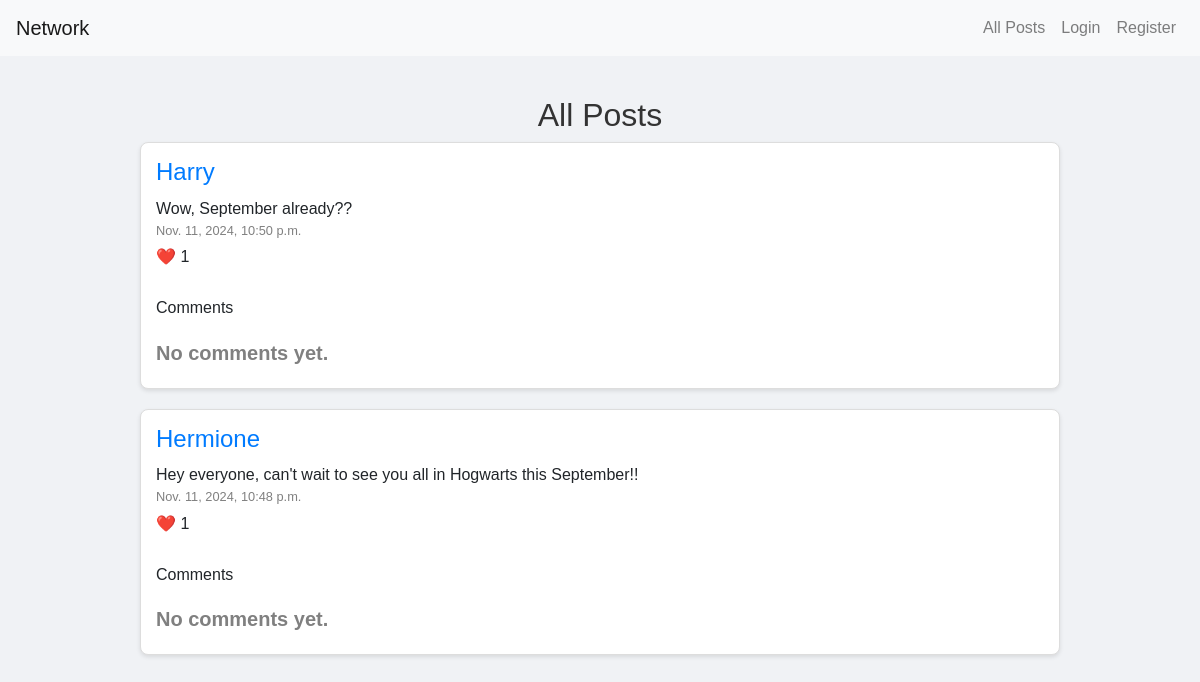
Before: / with the older database file.
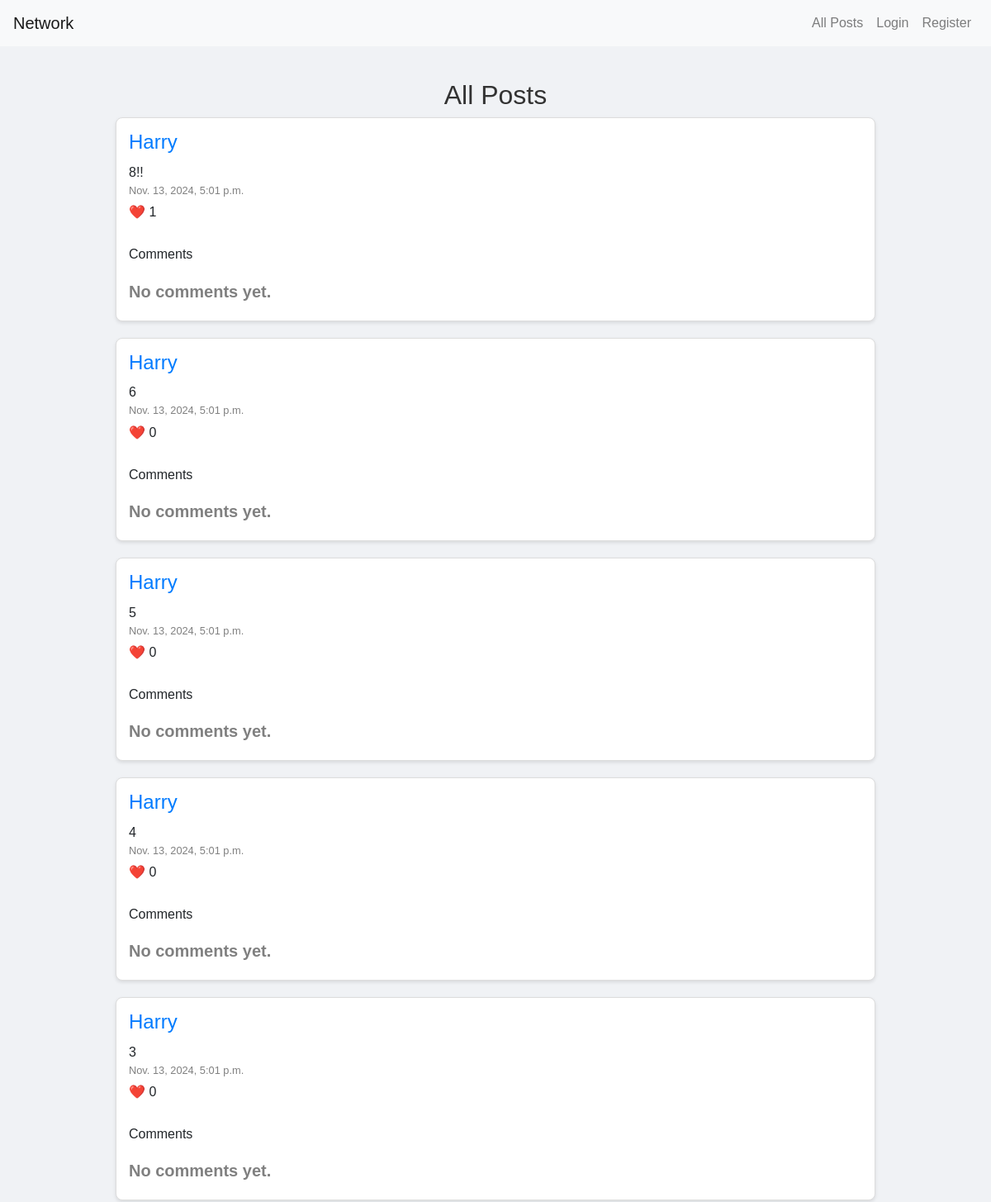
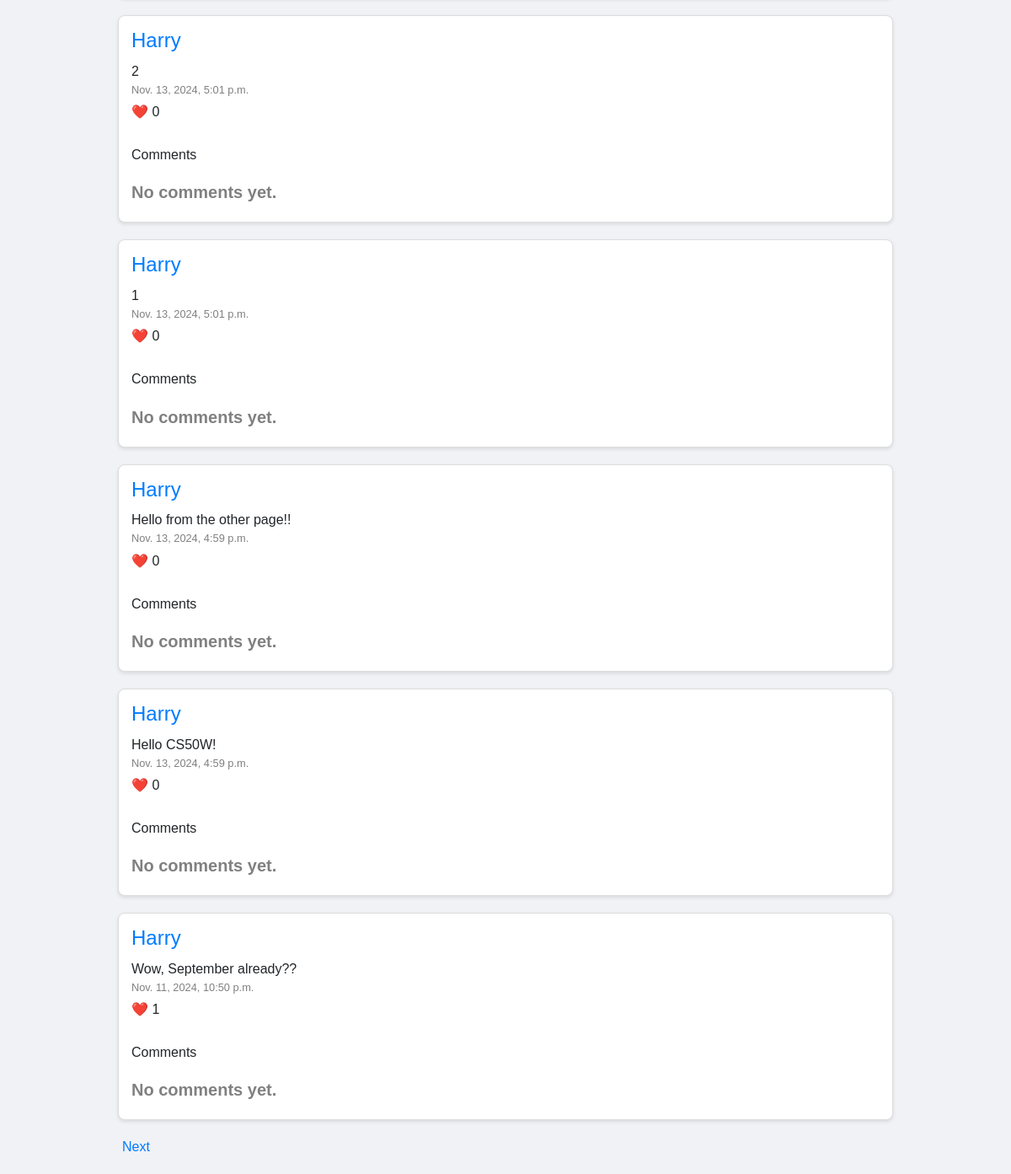
After: the same page with the newer database file (2 pictures, top to bottom).
### network/models.py (models this page shows)
class Post(models.Model):
    user = models.ForeignKey(User, on_delete=models.CASCADE, related_name="posts")
    content = models.TextField()
    timestamp = models.DateTimeField(auto_now_add=True)

class User(AbstractUser):
    pass

### network/views.py (the view)
# urls.py: path("", views.index, name="index"),
def index(request):
    posts = Post.objects.all().order_by("-timestamp")
    paginator = Paginator(posts, 10)
    page_number = request.GET.get('page')
    page_obj = paginator.get_page(page_number)
    liked_posts = []
    if request.user.is_authenticated:
        liked_posts = Like.objects.filter(user=request.user).values_list('post_id', flat=True)
    return render(request, "network/index.html", {
        "page_obj": page_obj,
        "liked_posts": liked_posts
    })

### network/templates/network/index.html (shortened to what this page needs)
{% extends "network/layout.html" %} {% block body %}
<h2>All Posts</h2>
{% for post in page_obj %}
    <div class="post">
        <h4>
            <a href="{% url 'profile' post.user.username %}">
                {{ post.user.username|capfirst }}
            </a>
        </h4>
        <p class="content">{{ post.content }}</p>
        <p class="timestamp">{{ post.timestamp }}</p>
        <p class="like-count">
            ❤️ <span id="like-count-{{ post.id }}">{{ post.likes.count }}</span>
        </p>
        <div class="comments">
            <br>
            <h6>Comments</h6>
            {% if post.comments.all %}
            {% for comment in post.comments.all %}
            <div class="comment">
                <p><strong>{{ comment.user.username }}</strong>: {{ comment.content }}</p>
                <p class="timestamp">{{ comment.timestamp }}</p>
            </div>
            {% endfor %}
            {% else %}
            <p id="no-comments-message">No comments yet.</p>
            {% endif %}
        </div>
    </div>
{% endfor %}
<div class="pagination">
   {% if page_obj.has_next %}
  <a href="?page={{ page_obj.next_page_number }}">Next</a>
  {% endif %}
</div>
{% endblock %}

Changed rows visible on the page:
no longer on this page (row unchanged): Post: user.username "Hermione", content "Hey everyone, can't wait to see you all in Hogwarts this September!!", timestamp "Nov. 11, 2024, 10:48 p.m.", likes.count "1", shows "No comments yet."
added Post: user.username "Harry", content "8!!", timestamp "Nov. 13, 2024, 5:01 p.m.", likes.count "1", shows "No comments yet."
added Post: user.username "Harry", content "6", timestamp "Nov. 13, 2024, 5:01 p.m.", likes.count "0", shows "No comments yet."
added Post: user.username "Harry", content "5", timestamp "Nov. 13, 2024, 5:01 p.m.", likes.count "0", shows "No comments yet."
added Post: user.username "Harry", content "4", timestamp "Nov. 13, 2024, 5:01 p.m.", likes.count "0", shows "No comments yet."
added Post: user.username "Harry", content "3", timestamp "Nov. 13, 2024, 5:01 p.m.", likes.count "0", shows "No comments yet."
added Post: user.username "Harry", content "2", timestamp "Nov. 13, 2024, 5:01 p.m.", likes.count "0", shows "No comments yet."
added Post: user.username "Harry", content "1", timestamp "Nov. 13, 2024, 5:01 p.m.", likes.count "0", shows "No comments yet."
added Post: user.username "Harry", content "Hello from the other page!!", timestamp "Nov. 13, 2024, 4:59 p.m.", likes.count "0", shows "No comments yet."
added Post: user.username "Harry", content "Hello CS50W!", timestamp "Nov. 13, 2024, 4:59 p.m.", likes.count "0", shows "No comments yet."
Other visible differences:
text now shown: "Next"
